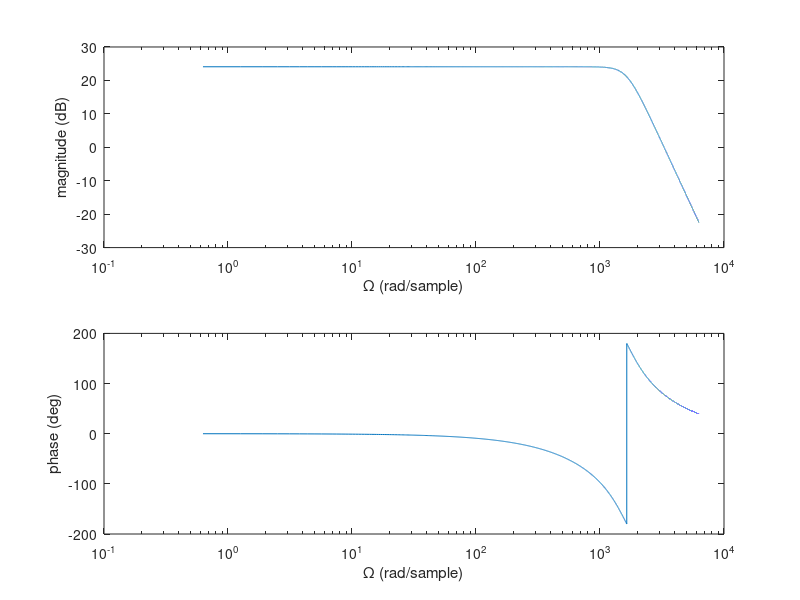
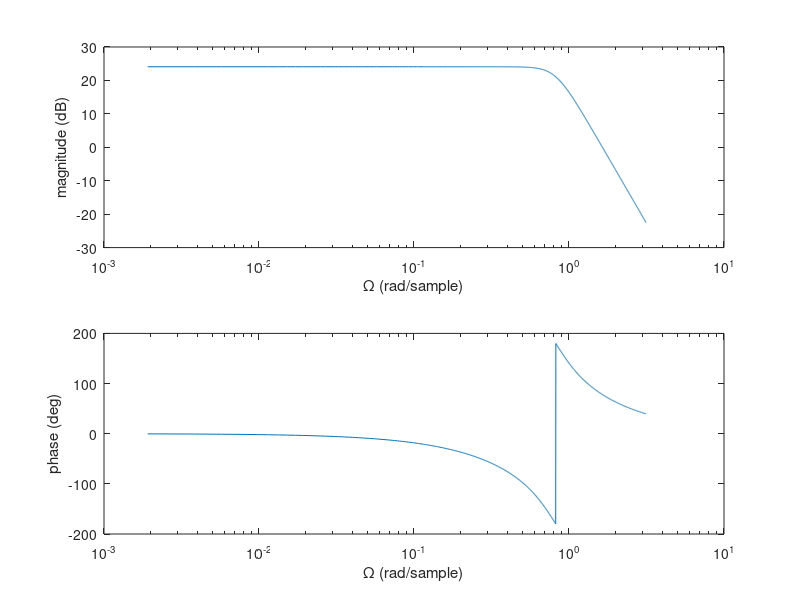
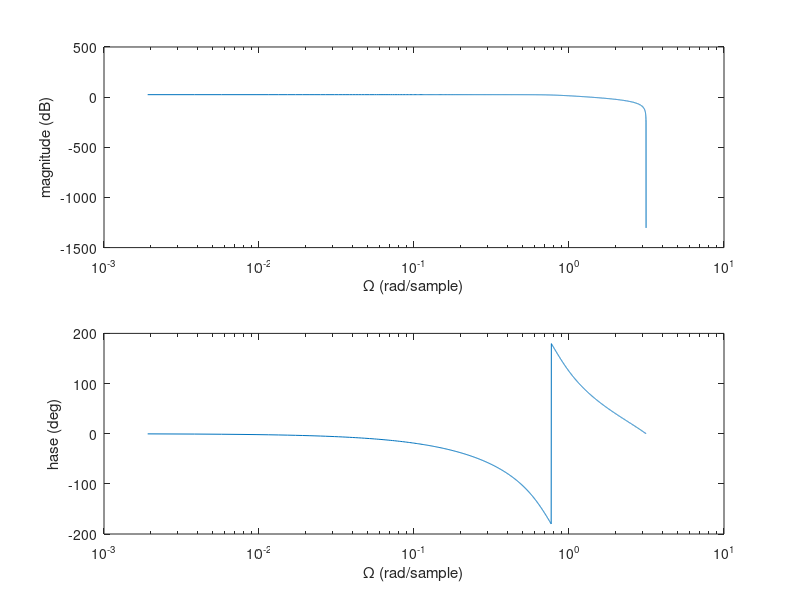

The MATLAB source for these figures, in order:
clc;
clear all;
close all;

w = 1643.838;
t = .0005;
m = 16.001616040804 * w .^4 ;


OmegaCont=linspace(0,2000*pi,10001); % Omega for cont
OmegaDisc=linspace(0,pi,w); % Omega for discrete

% Continuous
s = 1i * OmegaCont;
num = m;
den1 = (s.^2 + 0.7654*s*w + 1.0000505* w.^2);
den2 = (s.^2 + 1.8478*s*w + 1.0000505* w.^2);
den = den1 .* den2;
Hc = num ./ den;

% Plot continuous
figure(1)
subplot(211)
semilogx(OmegaCont,20*log10(abs(Hc)))
xlabel('\Omega (rad/sample)')
ylabel('magnitude (dB)')
subplot(212)
semilogx(OmegaCont,angle(Hc)*180/pi)
xlabel('\Omega (rad/sample)')
ylabel('phase (deg)')


% Discrete
z = exp(1i*OmegaDisc);
s = log(z)/t;
den1 = (s.^2 + 0.7654*s*w + 1.0000505* w.^2);
den2 = (s.^2 + 1.8478*s*w + 1.0000505* w.^2);
den = den1 .* den2;
Hd = num ./ den;

% Plot Discrete
figure(2)
subplot(211)
semilogx(OmegaDisc,20*log10(abs(Hd)))
xlabel('\Omega (rad/sample)')
ylabel('magnitude (dB)')
subplot(212)
semilogx(OmegaDisc,angle(Hd)*180/pi)
xlabel('\Omega (rad/sample)')
ylabel('phase (deg)')


% Discrete approximation
% t and w already plugged in

z = exp(1i*OmegaDisc);
num = ((z + 1).^4) * 0.15955904;
den1 = (z.^2 - 1.125.*z + 0.5625);
den2 = (z.^2 - 0.875.*z + 0.21875);
den = den1 .* den2;
Hda = num ./ den;

% Plot discrete approximation
figure(3)
subplot(211)    
semilogx(OmegaDisc,20*log10(abs(Hda)))
xlabel('\Omega (rad/sample)')
ylabel('magnitude (dB)')
subplot(212)
semilogx(OmegaDisc,angle(Hda)*180/pi)
xlabel('\Omega (rad/sample)')
ylabel('hase (deg)')
